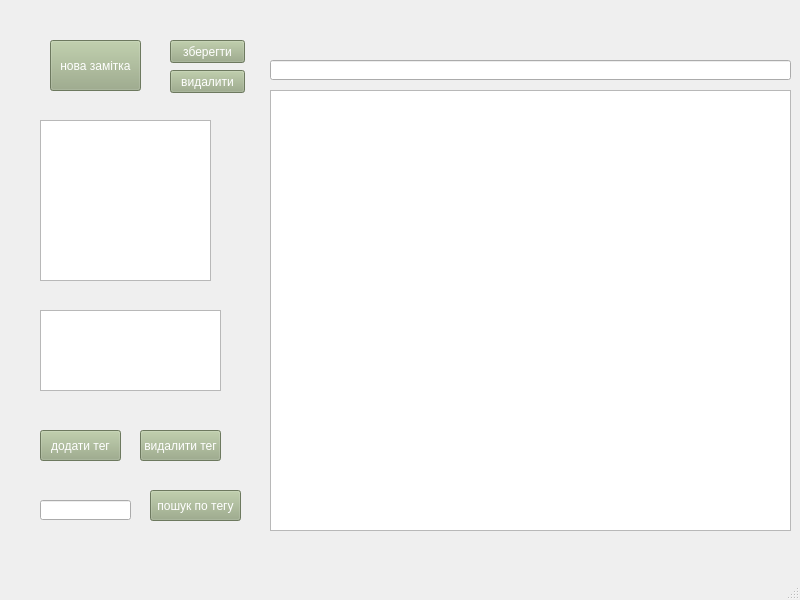
<?xml version="1.0" encoding="UTF-8"?>
<ui version="4.0">
 <class>MainWindow</class>
 <widget class="QMainWindow" name="MainWindow">
  <property name="geometry">
   <rect>
    <x>0</x>
    <y>0</y>
    <width>800</width>
    <height>600</height>
   </rect>
  </property>
  <property name="windowTitle">
   <string>Замітки</string>
  </property>
  <property name="styleSheet">
   <string notr="true"/>
  </property>
  <widget class="QWidget" name="centralwidget">
   <widget class="QPushButton" name="new_note">
    <property name="geometry">
     <rect>
      <x>50</x>
      <y>40</y>
      <width>91</width>
      <height>51</height>
     </rect>
    </property>
    <property name="styleSheet">
     <string notr="true">background: rgb(153, 170, 133);
color: rgb(255, 255, 255)</string>
    </property>
    <property name="text">
     <string>нова замітка</string>
    </property>
   </widget>
   <widget class="QTextEdit" name="note">
    <property name="geometry">
     <rect>
      <x>270</x>
      <y>90</y>
      <width>521</width>
      <height>441</height>
     </rect>
    </property>
   </widget>
   <widget class="QLineEdit" name="name">
    <property name="geometry">
     <rect>
      <x>270</x>
      <y>60</y>
      <width>521</width>
      <height>20</height>
     </rect>
    </property>
    <property name="styleSheet">
     <string notr="true">
color: rgb(255, 255, 255)</string>
    </property>
   </widget>
   <widget class="QPushButton" name="save">
    <property name="geometry">
     <rect>
      <x>170</x>
      <y>40</y>
      <width>75</width>
      <height>23</height>
     </rect>
    </property>
    <property name="styleSheet">
     <string notr="true">background: rgb(153, 170, 133);
color: rgb(255, 255, 255)</string>
    </property>
    <property name="text">
     <string>зберегти</string>
    </property>
   </widget>
   <widget class="QPushButton" name="delate">
    <property name="geometry">
     <rect>
      <x>170</x>
      <y>70</y>
      <width>75</width>
      <height>23</height>
     </rect>
    </property>
    <property name="styleSheet">
     <string notr="true">background: rgb(153, 170, 133);
color: rgb(255, 255, 255)</string>
    </property>
    <property name="text">
     <string>видалити</string>
    </property>
   </widget>
   <widget class="QListWidget" name="list_tag">
    <property name="geometry">
     <rect>
      <x>40</x>
      <y>310</y>
      <width>181</width>
      <height>81</height>
     </rect>
    </property>
   </widget>
   <widget class="QListWidget" name="zamitku">
    <property name="geometry">
     <rect>
      <x>40</x>
      <y>120</y>
      <width>171</width>
      <height>161</height>
     </rect>
    </property>
   </widget>
   <widget class="QPushButton" name="add_tag">
    <property name="geometry">
     <rect>
      <x>40</x>
      <y>430</y>
      <width>81</width>
      <height>31</height>
     </rect>
    </property>
    <property name="styleSheet">
     <string notr="true">background: rgb(153, 170, 133);
color: rgb(255, 255, 255)</string>
    </property>
    <property name="text">
     <string>додати тег</string>
    </property>
   </widget>
   <widget class="QPushButton" name="delate_tag">
    <property name="geometry">
     <rect>
      <x>140</x>
      <y>430</y>
      <width>81</width>
      <height>31</height>
     </rect>
    </property>
    <property name="styleSheet">
     <string notr="true">background: rgb(153, 170, 133);
color: rgb(255, 255, 255)</string>
    </property>
    <property name="text">
     <string>видалити тег</string>
    </property>
   </widget>
   <widget class="QPushButton" name="sceach">
    <property name="geometry">
     <rect>
      <x>150</x>
      <y>490</y>
      <width>91</width>
      <height>31</height>
     </rect>
    </property>
    <property name="styleSheet">
     <string notr="true">background: rgb(153, 170, 133);
color: rgb(255, 255, 255)</string>
    </property>
    <property name="text">
     <string>пошук по тегу</string>
    </property>
   </widget>
   <widget class="QLineEdit" name="tag_edit">
    <property name="geometry">
     <rect>
      <x>40</x>
      <y>500</y>
      <width>91</width>
      <height>20</height>
     </rect>
    </property>
   </widget>
  </widget>
  <widget class="QMenuBar" name="menubar">
   <property name="geometry">
    <rect>
     <x>0</x>
     <y>0</y>
     <width>800</width>
     <height>21</height>
    </rect>
   </property>
  </widget>
  <widget class="QStatusBar" name="statusbar"/>
 </widget>
 <resources/>
 <connections/>
</ui>
